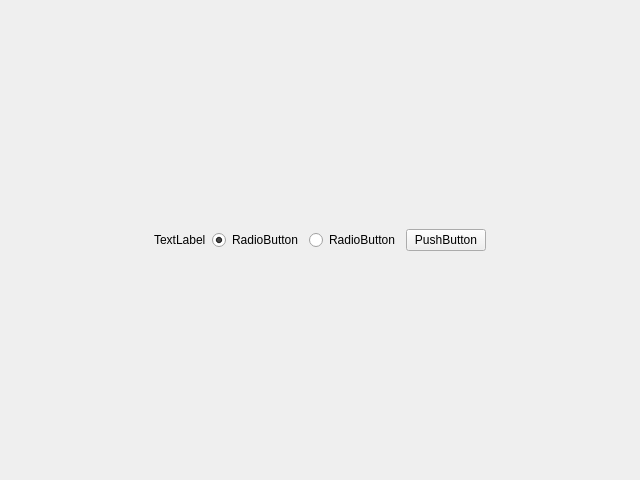
<?xml version="1.0" encoding="UTF-8"?>
<ui version="4.0">
 <class>ChannelBoxWidget</class>
 <widget class="QWidget" name="ChannelBoxWidget">
  <property name="geometry">
   <rect>
    <x>0</x>
    <y>0</y>
    <width>640</width>
    <height>480</height>
   </rect>
  </property>
  <property name="windowTitle">
   <string>Form</string>
  </property>
  <layout class="QHBoxLayout" name="horizontalLayout_2">
   <item>
    <layout class="QVBoxLayout" name="verticalLayout">
     <item>
      <layout class="QHBoxLayout" name="horizontalLayout">
       <item>
        <widget class="QLabel" name="label">
         <property name="text">
          <string>TextLabel</string>
         </property>
        </widget>
       </item>
       <item>
        <widget class="QRadioButton" name="radioButton">
         <property name="text">
          <string>RadioButton</string>
         </property>
         <property name="checked">
          <bool>true</bool>
         </property>
        </widget>
       </item>
       <item>
        <widget class="QRadioButton" name="radioButton_2">
         <property name="text">
          <string>RadioButton</string>
         </property>
        </widget>
       </item>
       <item>
        <widget class="QPushButton" name="pushButton">
         <property name="text">
          <string>PushButton</string>
         </property>
        </widget>
       </item>
      </layout>
     </item>
     <item>
      <layout class="QGridLayout" name="gridLayout"/>
     </item>
    </layout>
   </item>
  </layout>
 </widget>
 <resources/>
 <connections/>
</ui>
